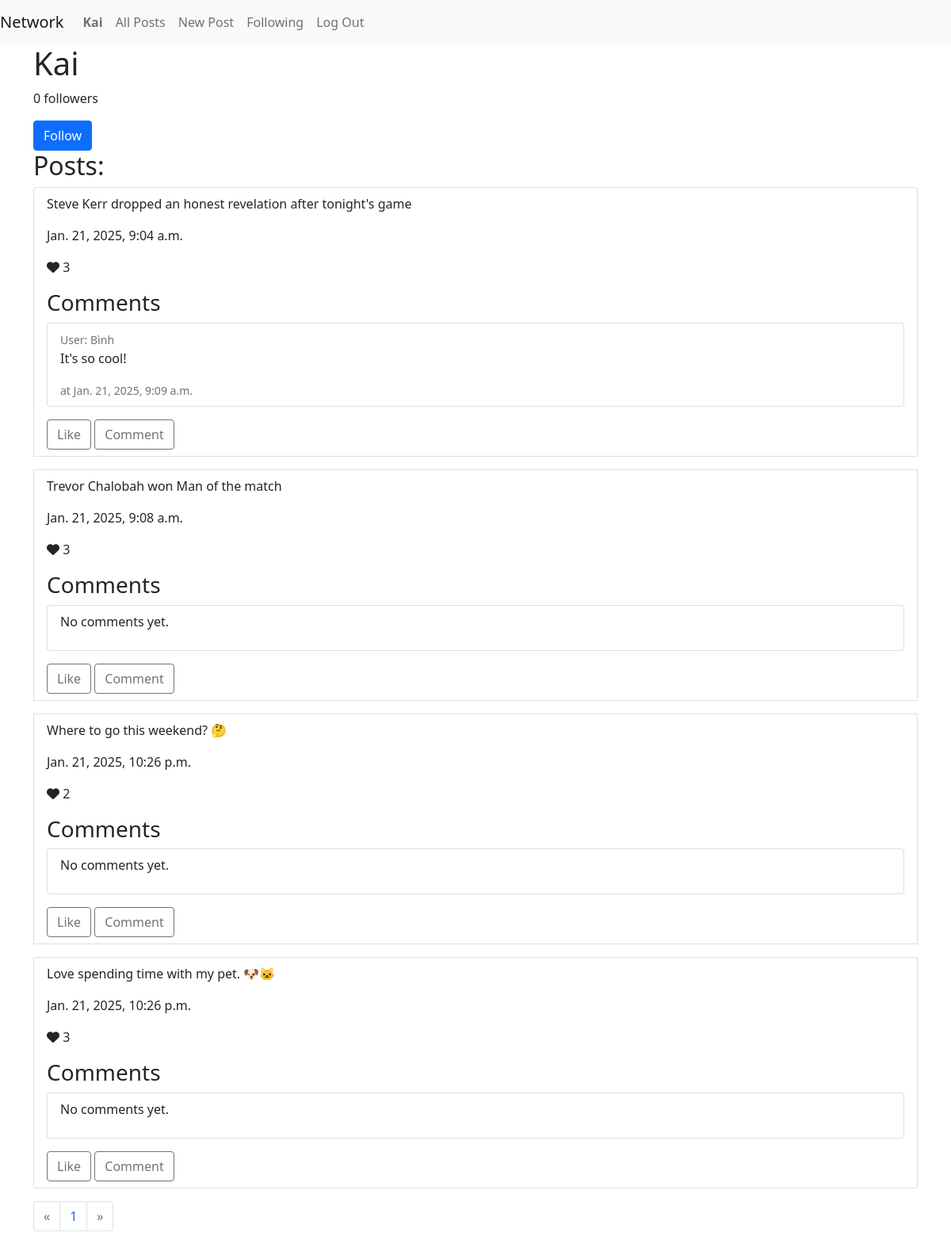
The page /user/5 (signed in) on the database as committed earlier.
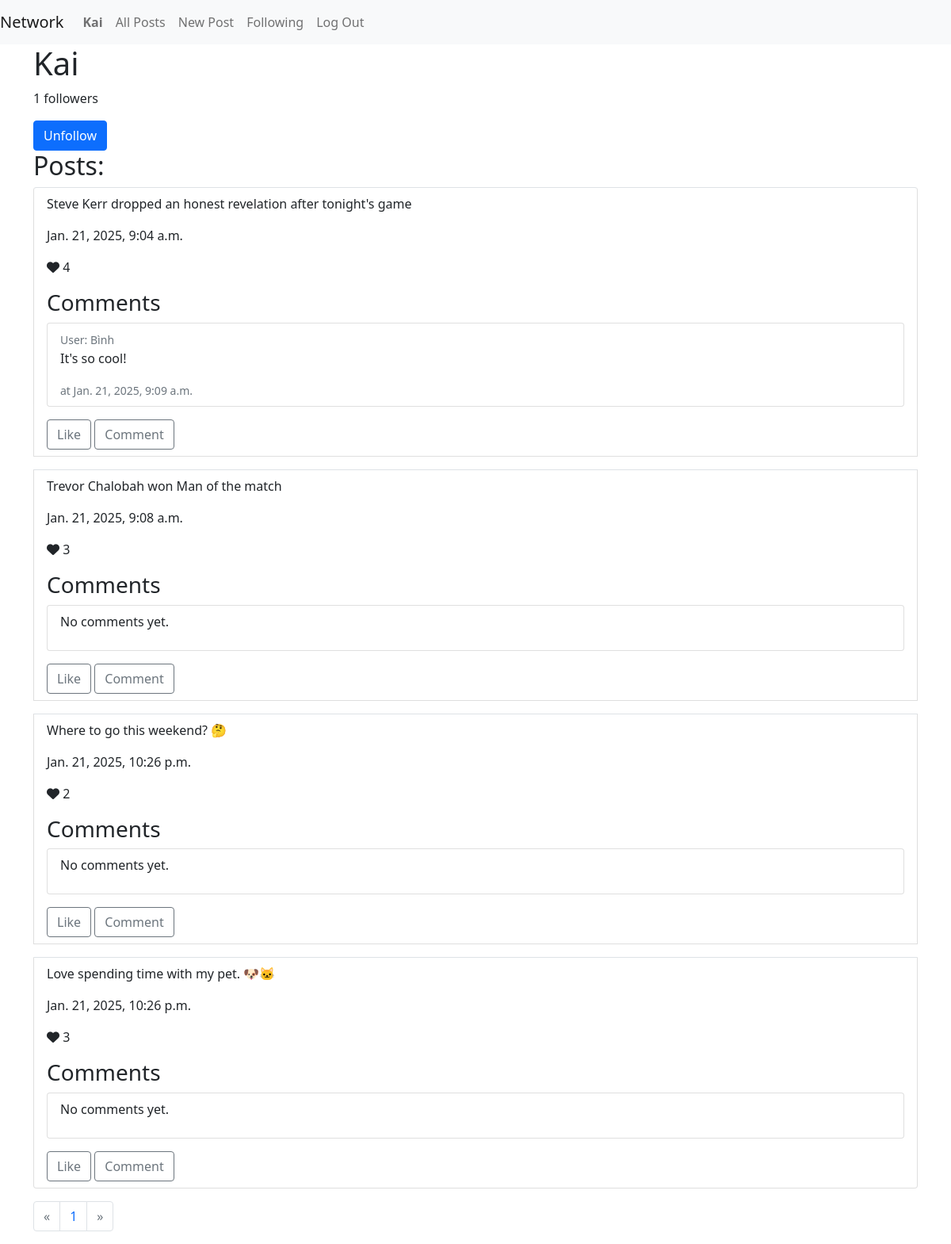
The same page on the database as committed later.
### network/models.py (models this page shows, shortened)
class Post(models.Model):
    likes = models.IntegerField(default=0)
    image = models.ImageField(upload_to='images/', blank=True, null=True)
    date = models.DateTimeField(auto_now_add=True)
    text = models.TextField()
    user = models.ForeignKey(User, on_delete=models.CASCADE, related_name='post_user')
    userLike = models.ManyToManyField(User, related_name='liked_posts', blank=True)
    def nbLikes(self):
        return self.userLike.count()

### network/views.py (the view)
# urls.py: path("user/<int:user_id>", views.profile, name="profile"),
def profile(request, user_id):
    if request.method == "GET":
        user = User.objects.get(pk=user_id)
        followers = user.nbFollowers()
        posts = user.posts()
        isFollowing = Follow.objects.filter(follower=request.user, followed=user).exists()
        paginator = Paginator(posts, 10)
        page_number_seleted = request.GET.get('page')
        page_obj = paginator.get_page(page_number_seleted)
        isPreviousPage = page_obj.has_previous()
        isNextPage = page_obj.has_next()
        return render(request, "network/profile.html", {
            "page_obj": page_obj,
            "user": user,
            "followers": followers,
            "posts": posts,
            "followed": request.user in user.follower.all(),
            "paginator": paginator,
            "isPreviousPage": isPreviousPage,
            "isNextPage": isNextPage,
            "is_following": isFollowing
        })

### network/models.py (called while the page is built)
    def nbFollowers(self):
        return Follow.objects.filter(followed=self).count()

    def posts(self):
        return Post.objects.filter(user=self)

### network/templates/network/profile.html (shortened to what this page needs)
{% extends "network/layout.html" %}
{% load static %}
{% block body %}
<div class="container">
    <h1>{{ user.username }}</h1>
    <div>
        <p id="followers">{{ followers }} followers</p>
        {% if is_following %}
            <button id="un-follow-btn" class="btn btn-primary" data-user-id="{{ user.id }}">Unfollow</button>
        {% else %}
            <button id="un-follow-btn" class="btn btn-primary" data-user-id="{{ user.id }}">Follow</button>
        {% endif %}
    </div>
    <h2>Posts:</h2>
    <ul class="list-group">
        {% for post in posts %}
            <li class="list-group-item mb-3 border-top">
                <div class="post">
                    <p>{{ post.text }}</p>
                    <p>{{ post.date }}</p>
                    <p><i class="fa-solid fa-heart"></i> <span id="like-post-{{ post.id }}">{{ post.nbLikes }}</span></p>
                    <h3>Comments</h3>
                    <ul class="list-group" id="comment-post-{{ post.id }}">
                        {% for comment in post.post_comment.all %}
                        <li class="list-group-item">
                            <small class="text-muted">User: {{comment.user.username}}</small>
                            <p>{{comment.comment}}</p>
                            <small class="text-muted">at {{comment.date}}</small>
                        </li>
                        {% empty %}
                        <li class="list-group-item">
                            <p>No comments yet.</p>
                        </li>
                        {% endfor %}
                    </ul>
                    <div class="mt-3">
                        <button class="btn btn-outline-secondary like-btn" data-post-id="{{ post.id }}">Like</button>
                        <button class="btn btn-outline-secondary comment-btn" data-post-id="{{ post.id }}">Comment</button>
                    </div>
                </div>
            </li>
        {% empty %}
            <li class="list-group-item">
                <p>No posts yet.</p>
            </li>
        {% endfor %}
    </ul>
    <nav aria-label="Post navigation">
        <ul class="pagination">
            <li class="page-item {% if not isPreviousPage %}disabled{% endif %}">
                <a class="page-link" href="?page={% if isPreviousPage %}{{ page_obj.previous_page_number }}{% endif %}"
                aria-label="Previous">
                    <span aria-hidden="true">&laquo;</span>
                </a>
            </li>
            {% for page_num in paginator.page_range %}
                <li class="page-item"><a class="page-link" href="?page={{ page_num }}">{{page_num}}</a></li>
            {% endfor %}
            <li class="page-item {% if not isPreviousPage %}disabled{% endif %}">
                <a class="page-link" href="?page={% if isNextPage %}{{ page_obj.previous_page_number }}{{ page_obj.next_page_number }}{% endif %}"
                aria-label="Next">
                    <span aria-hidden="true">&raquo;</span>
                </a>
            </li>
        </ul>
    </nav>
</div>
{% endblock %}

Rows that differ between the two databases and show on the page:
changed Post "Steve Kerr dropped an honest revelation after tonight's game": nbLikes "3" → "4"
Other text that changed with them:
{{ followers }}: "0" → "1"
text no longer shown: "Follow"
text now shown: "Unfollow"
